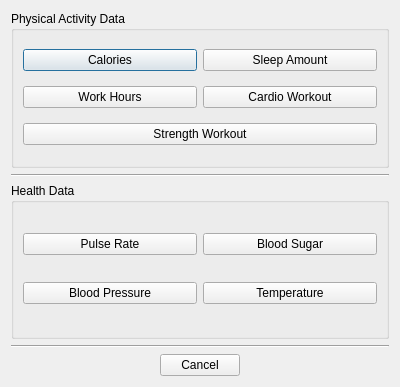
<?xml version="1.0" encoding="UTF-8"?>
<ui version="4.0">
 <class>EnterDataUI</class>
 <widget class="QDialog" name="EnterDataUI">
  <property name="geometry">
   <rect>
    <x>0</x>
    <y>0</y>
    <width>400</width>
    <height>387</height>
   </rect>
  </property>
  <property name="windowTitle">
   <string>Dialog</string>
  </property>
  <layout class="QVBoxLayout" name="verticalLayout">
   <item>
    <widget class="QGroupBox" name="groupBox">
     <property name="title">
      <string>Physical Activity Data</string>
     </property>
     <layout class="QGridLayout" name="gridLayout_2">
      <item row="0" column="0">
       <widget class="QPushButton" name="pushButton_3">
        <property name="text">
         <string>Calories</string>
        </property>
       </widget>
      </item>
      <item row="0" column="1">
       <widget class="QPushButton" name="pushButton_5">
        <property name="text">
         <string>Sleep Amount</string>
        </property>
       </widget>
      </item>
      <item row="1" column="0">
       <widget class="QPushButton" name="pushButton">
        <property name="text">
         <string>Work Hours</string>
        </property>
       </widget>
      </item>
      <item row="1" column="1">
       <widget class="QPushButton" name="pushButton_2">
        <property name="text">
         <string>Cardio Workout</string>
        </property>
       </widget>
      </item>
      <item row="2" column="0" colspan="2">
       <widget class="QPushButton" name="pushButton_4">
        <property name="text">
         <string>Strength Workout</string>
        </property>
       </widget>
      </item>
     </layout>
    </widget>
   </item>
   <item>
    <widget class="Line" name="line">
     <property name="orientation">
      <enum>Qt::Horizontal</enum>
     </property>
    </widget>
   </item>
   <item>
    <widget class="QGroupBox" name="groupBox_2">
     <property name="title">
      <string>Health Data</string>
     </property>
     <layout class="QGridLayout" name="gridLayout">
      <item row="2" column="2">
       <widget class="QPushButton" name="pushButton_9">
        <property name="text">
         <string>Temperature</string>
        </property>
       </widget>
      </item>
      <item row="1" column="1">
       <widget class="QPushButton" name="buttonPulseRate">
        <property name="text">
         <string>Pulse Rate</string>
        </property>
       </widget>
      </item>
      <item row="1" column="2">
       <widget class="QPushButton" name="pushButton_8">
        <property name="text">
         <string>Blood Sugar</string>
        </property>
       </widget>
      </item>
      <item row="2" column="1">
       <widget class="QPushButton" name="pushButton_6">
        <property name="text">
         <string>Blood Pressure</string>
        </property>
       </widget>
      </item>
     </layout>
    </widget>
   </item>
   <item>
    <widget class="Line" name="line_2">
     <property name="orientation">
      <enum>Qt::Horizontal</enum>
     </property>
    </widget>
   </item>
   <item>
    <layout class="QHBoxLayout" name="horizontalLayout">
     <property name="topMargin">
      <number>0</number>
     </property>
     <item>
      <spacer name="horizontalSpacer">
       <property name="orientation">
        <enum>Qt::Horizontal</enum>
       </property>
       <property name="sizeHint" stdset="0">
        <size>
         <width>40</width>
         <height>20</height>
        </size>
       </property>
      </spacer>
     </item>
     <item>
      <widget class="QPushButton" name="buttonCancel">
       <property name="text">
        <string>Cancel</string>
       </property>
      </widget>
     </item>
     <item>
      <spacer name="horizontalSpacer_2">
       <property name="orientation">
        <enum>Qt::Horizontal</enum>
       </property>
       <property name="sizeHint" stdset="0">
        <size>
         <width>40</width>
         <height>20</height>
        </size>
       </property>
      </spacer>
     </item>
    </layout>
   </item>
  </layout>
 </widget>
 <resources/>
 <connections>
  <connection>
   <sender>buttonCancel</sender>
   <signal>clicked()</signal>
   <receiver>EnterDataUI</receiver>
   <slot>cancel()</slot>
   <hints>
    <hint type="sourcelabel">
     <x>186</x>
     <y>365</y>
    </hint>
    <hint type="destinationlabel">
     <x>199</x>
     <y>187</y>
    </hint>
   </hints>
  </connection>
  <connection>
   <sender>buttonPulseRate</sender>
   <signal>clicked()</signal>
   <receiver>EnterDataUI</receiver>
   <slot>showPulseRateDataUI()</slot>
   <hints>
    <hint type="sourcelabel">
     <x>109</x>
     <y>198</y>
    </hint>
    <hint type="destinationlabel">
     <x>199</x>
     <y>193</y>
    </hint>
   </hints>
  </connection>
 </connections>
 <slots>
  <slot>cancel()</slot>
  <slot>showPulseRateDataUI()</slot>
 </slots>
</ui>
